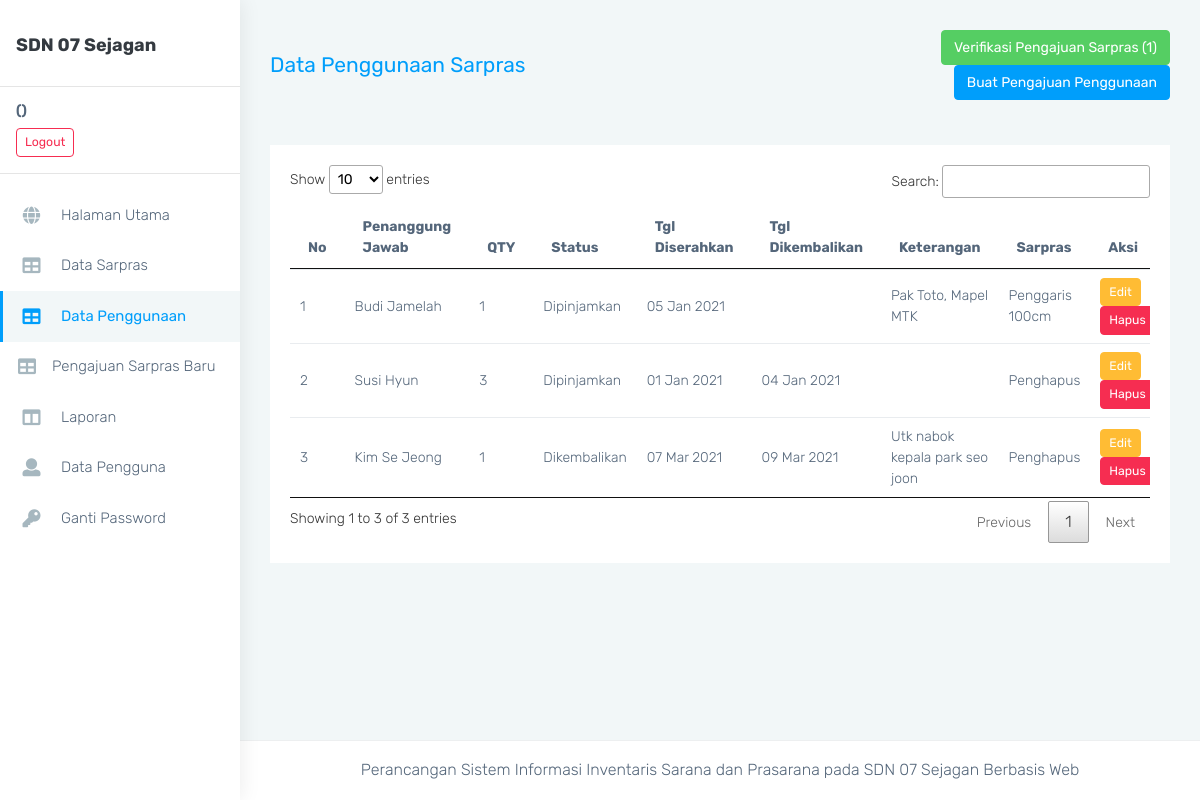
The page /admin/index?m=penggunaan on the database its author committed.
### tables this page shows
CREATE TABLE `tb_penggunaan_aset` (
  `id` int(11) NOT NULL,
  `penanggung_jawab` varchar(100) NOT NULL,
  `qty` int(11) NOT NULL,
  `status` varchar(20) NOT NULL,
  `tgl_serahkan` date DEFAULT NULL,
  `tgl_kembali` date DEFAULT NULL,
  `keterangan` text DEFAULT NULL,
  `id_aset` int(11) NOT NULL,
  `id_user` int(11) NOT NULL
);

CREATE TABLE `tb_aset` (
  `id` int(11) NOT NULL,
  `nama_aset` varchar(100) NOT NULL,
  `foto` varchar(100) NOT NULL,
  `jenis` varchar(20) NOT NULL,
  `qty` int(11) NOT NULL,
  `nilai_aset` int(11) NOT NULL,
  `sumber_aset` varchar(20) NOT NULL,
  `kepemilikan` varchar(20) NOT NULL,
  `kondisi` varchar(20) NOT NULL,
  `status_penggunaan` varchar(20) NOT NULL
);

### includes/config.php (called while the page is built)
<?php
    $config["server"]='localhost';
    $config["username"]='root';
    $config["password"]='';
    $config["database_name"]='sk_sisfoinventaris';
?>

### includes/functions.php (called while the page is built, shortened)
<?php
include 'config.php';
include 'db.php';
$db = new DB($config['server'], $config['username'], $config['password'], $config['database_name']);

### includes/db.php (called while the page is built, shortened)
<?php
class DB{
    var $conn = null;
    public function __construct($host, $username, $passwd, $dbname){
        $this->conn = mysqli_connect($host, $username, $passwd, $dbname);
    }
    public function query($sql){
        $query = mysqli_query($this->conn, $sql) or die('<pre>Error mysqli_query: ' . mysqli_error($this->conn) . '<br />' . $sql . '</pre>');
        return $query;
    }
    public function get_row($sql){
        $query = $this->query($sql);
        return mysqli_fetch_object($query);
    }
    public function get_results($sql){
        $query = $this->query($sql);
        $arr = array();
        while($row = mysqli_fetch_object($query)){
            $arr[] = $row;
        }
        return $arr;
    }
}

### admin/penggunaan.php (the view)
<?php
    $where = ($_SESSION['status'] == 'Guru') ? '' : ' WHERE status="Dipinjamkan" OR status="Dikembalikan"';
    $sql = "SELECT tb_penggunaan_aset.*, tb_aset.nama_aset FROM tb_penggunaan_aset JOIN tb_aset ON tb_penggunaan_aset.id_aset=tb_aset.id $where ORDER BY status DESC";
    $data_penggunaan_aset = $db->get_results($sql);
    $verifikasi_aset =  $db->get_row("SELECT count(id) as jumlah FROM tb_penggunaan_aset WHERE status='Diproses'");
    $verifikasi_aset = ($verifikasi_aset->jumlah < 1) ? '' : ' ('.$verifikasi_aset->jumlah.')';
?>
<div class="page-wrapper">
<div class="page-breadcrumb">
    <div class="row align-items-center">
        <div class="col-md-6 col-8 align-self-center">
            <h3 class="page-title mb-0 p-0">Data Penggunaan Sarpras</h3>
        </div>
        <div class="col-md-6 col-4 align-self-center">
            <div class="text-right">
                <?php if ($_SESSION['status'] != 'Guru') { ?>
                <a href="index?m=penggunaan_verifikasi" class="btn btn-success text-white">Verifikasi Pengajuan Sarpras <?=$verifikasi_aset?> </a>
                <?php } ?>
                <a href="index?m=penggunaan_tambah"
                class="btn btn-info text-white">Buat Pengajuan Penggunaan</a>
            </div>
        </div>
    </div>
</div>
<div class="container-fluid">
    <div class="row">
        <div class="col-12">
            <div class="card">
                <div class="card-body">
                    <div class="table-responsive">
                    <table class="table" id="myDataTable">
                        <thead>
                            <tr>
                                <th class="border-top-0">No</th>
                                <th class="border-top-0">Penanggung Jawab</th>
                                <th class="border-top-0">QTY</th>
                                <th class="border-top-0">Status</th>
                                <th class="border-top-0">Tgl Diserahkan</th>
                                <th class="border-top-0">Tgl Dikembalikan</th>
                                <th class="border-top-0">Keterangan</th>
                                <th class="border-top-0">Sarpras</th>
                                <th class="border-top-0">Aksi</th>
                            </tr>
                        </thead>
                        <tbody>
                            <?php if (!count($data_penggunaan_aset)): ?>
                                <tr><td colspan="9" class="text-center">Tidak ada data</td></tr>
                            <?php else: ?>
                                <?php foreach ($data_penggunaan_aset as $aset): ?>
                                    <tr>
                                        <td><?= ++$i ?></td>
                                        <td><?= $aset->penanggung_jawab ?></td>
                                        <td><?= $aset->qty ?></td>
                                        <td><?= $aset->status ?></td>
                                        <td><?= ($aset->tgl_serahkan=='') ? '' : date('d M Y', strtotime($aset->tgl_serahkan)) ?></td>
                                        <td><?= ($aset->tgl_kembali=='') ? '' : date('d M Y', strtotime($aset->tgl_kembali)) ?></td>
                                        <td><?= $aset->keterangan ?></td>
                                        <td><?= $aset->nama_aset ?></td>
                                        <td>
                                            <?php if ($_SESSION['status'] == 'Guru') {
                                                if (($_SESSION['user_id'] == $aset->id_user) && ($aset->status=='Diproses')) { ?>
                                                    <a href="aksi?act=penggunaan_hapus&id=<?= $aset->id; ?>" class="btn btn-danger btn-sm" onclick="return confirm('Batalkan pinjam?')">Batalkan</a>
                                            <?php }
                                            }else{ ?>
                                            <a href="index?m=penggunaan_edit&id=<?= $aset->id; ?>" class="btn btn-warning btn-sm">Edit</a>
                                            <a href="aksi?act=penggunaan_hapus&id=<?= $aset->id; ?>" class="btn btn-danger btn-sm" onclick="return confirm('Hapus data ini?')">Hapus</a>
                                            <?php } ?>
                                        </td>
                                    </tr>
                                <?php endforeach ?>
                            <?php endif ?>
                        </tbody>
                    </table>
                </div>
                </div>
            </div>
        </div>
    </div>
</div>

### assets/css/dataTables.css (style rules this page uses)
table.dataTable { width: 100%; margin: 0 auto; clear: both; border-collapse: separate; border-spacing: 0; }
table.dataTable thead th, table.dataTable tfoot th { font-weight: bold; }
table.dataTable thead th, table.dataTable thead td { padding: 10px 18px; border-bottom: 1px solid #111; }
table.dataTable thead .sorting, table.dataTable thead .sorting_asc, table.dataTable thead .sorting_desc, table.dataTable thead .sorting_asc_disabled, table.dataTable thead .sorting_desc_disabled { cursor: pointer; *cursor: hand; background-repeat: no-repeat; background-position: center right; }
table.dataTable thead .sorting { background-image: url("../images/sort_both.png"); }
table.dataTable thead .sorting_asc { background-image: url("../images/sort_asc.png"); }
table.dataTable tbody tr { background-color: #ffffff; }
table.dataTable tbody th, table.dataTable tbody td { padding: 8px 10px; }
table.dataTable.no-footer { border-bottom: 1px solid #111; }
table.dataTable, table.dataTable th, table.dataTable td { box-sizing: content-box; }

### rows shown on the page
tb_penggunaan_aset: penanggung_jawab "Budi Jamelah", qty "1", status "Dipinjamkan", tgl_serahkan "05 Jan 2021", keterangan "Pak Toto, Mapel MTK", id_aset.nama_aset "Penggaris 100cm"
tb_penggunaan_aset: penanggung_jawab "Susi Hyun", qty "3", status "Dipinjamkan", tgl_serahkan "01 Jan 2021", tgl_kembali "04 Jan 2021", id_aset.nama_aset "Penghapus"
tb_penggunaan_aset: penanggung_jawab "Kim Se Jeong", qty "1", status "Dikembalikan", tgl_serahkan "07 Mar 2021", tgl_kembali "09 Mar 2021", keterangan "Utk nabok kepala park seo joon", id_aset.nama_aset "Penghapus"

### other values the page prints
$verifikasi_aset "(1)"
